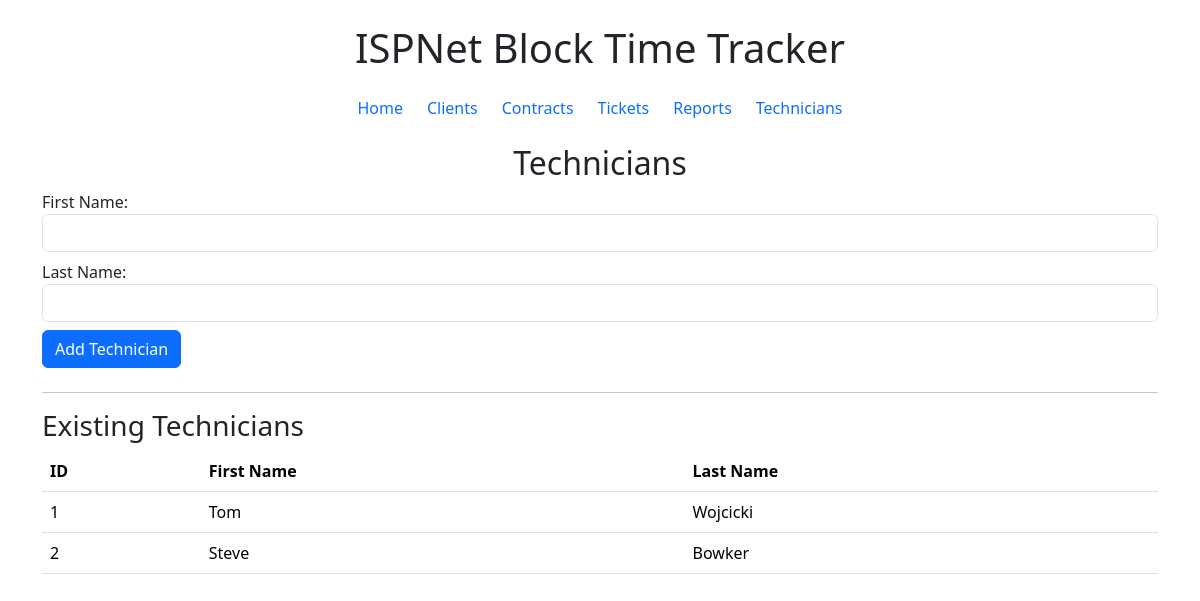
Page /technicians on the committed database.
### models.py (models this page shows, shortened)
class Technician(Base):
    __tablename__ = 'technicians'
    id = Column(Integer, primary_key=True)
    first_name = Column(String)
    last_name = Column(String)
    tickets = relationship("Ticket", back_populates="technician")

### main.py (the view)
@app.get("/technicians", response_class=HTMLResponse)
def view_technicians(request: Request):
    technicians = get_all_technicians()
    return templates.TemplateResponse("technicians.html", {"request": request, "technicians": technicians})

### templates/technicians.html
{% extends "base.html" %}
{% block content %}
<h2 class="text-center">Technicians</h2>
<form method="post" action="/technicians/add" class="mb-4">
    <div class="mb-2">
        <label>First Name:</label>
        <input class="form-control" type="text" name="first_name" required>
    </div>
    <div class="mb-2">
        <label>Last Name:</label>
        <input class="form-control" type="text" name="last_name" required>
    </div>
    <button class="btn btn-primary" type="submit">Add Technician</button>
</form>
<hr>
<h3>Existing Technicians</h3>
<table class="table">
    <thead>
        <tr>
            <th>ID</th>
            <th>First Name</th>
            <th>Last Name</th>
        </tr>
    </thead>
    <tbody>
        {% for tech in technicians %}
        <tr>
            <td>{{ tech.id }}</td>
            <td>{{ tech.first_name }}</td>
            <td>{{ tech.last_name }}</td>
        </tr>
        {% else %}
        <tr>
            <td colspan="3">No technicians yet.</td>
        </tr>
        {% endfor %}
    </tbody>
</table>
{% endblock %}

### rows in the picture
Technician: id "1", first_name "Tom", last_name "Wojcicki"
Technician: id "2", first_name "Steve", last_name "Bowker"
